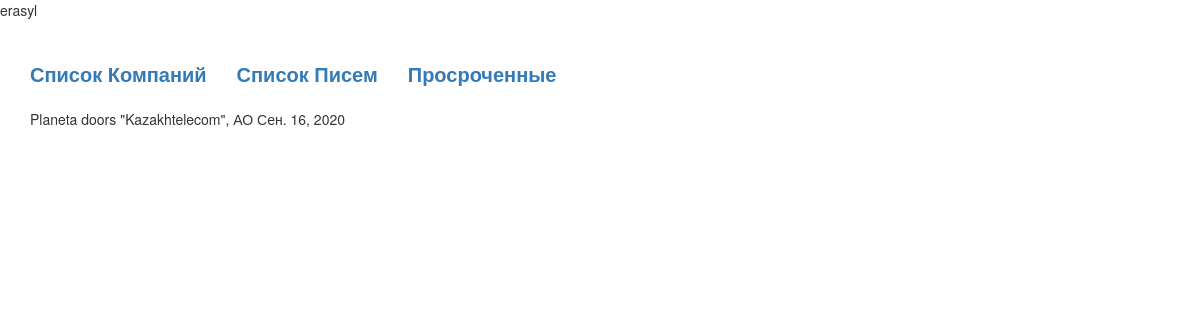
The page /expired_list/ (signed in) on the database as committed earlier.
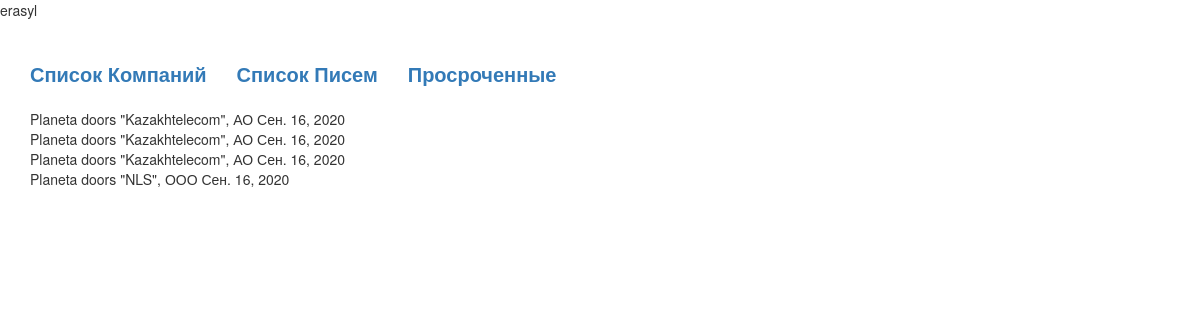
The same page on the database as committed later.
### blog/models.py (models this page shows, shortened)
class Dogovor(models.Model):
    created_at = models.DateField(auto_now_add=True, null=True,)
    init = models.ForeignKey(Worker, on_delete=models.CASCADE, verbose_name='Инициатор', default='')
    own_company = models.ForeignKey(OwnCompany, on_delete=models.CASCADE, null=True, verbose_name='Сторона 1')
    signer_one = models.CharField('Подписант 1', max_length=1, choices=signer_choice, default='1')
    side_two = models.ForeignKey(Entity, on_delete=models.CASCADE, null=True, verbose_name='Сторона 2', related_name='Side 2+')
    signer_two = models.CharField('Подписант 2', max_length=1, choices=signer_choice, default='1')
    side_three = models.ForeignKey(Entity, on_delete=models.CASCADE, null=True, blank=True, verbose_name='Сторона 3', related_name='Side 3+')
    signer_three = models.CharField('Подписант 3', max_length=1, choices=signer_choice, blank=True, default='1')
    number = models.IntegerField('Номер Договора')
    originity = models.CharField('Имеется Оригинал', max_length=1, choices=resident_choice, default='1')
    renew = models.CharField('Авто Продление', max_length=1, choices=resident_choice, default='1')
    date_start = models.DateField('Дата Договора', null=True)
    date_end = models.DateField('Окончание Договора', null=True)
    upload_file = models.FileField(null=True, blank=True, upload_to=file_path)
    subs = models.ForeignKey(Sub, on_delete=models.CASCADE, null=True, blank= True, verbose_name='Допника')
    status = models.CharField('Статус', max_length=20, default='current', editable=False)
    upload_file2 = models.FileField(null=True, blank=True, upload_to=file_path)
    upload_file3 = models.FileField(null=True, blank=True, upload_to=file_path)
    upload_file4 = models.FileField(null=True, blank=True, upload_to=file_path)
    upload_file5 = models.FileField(null=True, blank=True, upload_to=file_path)

class OwnCompany(models.Model):
    name = models.CharField('Название Юр. Лица', max_length=200)
    ebin = models.CharField('БИН РК', max_length=12, blank=True)
    def __str__(self):
        return self.name

class Entity(models.Model):
    name = models.CharField('Название Юр. Лица', max_length=200)
    side_one = models.CharField('Резидент РК', max_length=1, choices=resident_choice, default='1')
    ebin = models.CharField('БИН РК', max_length=12, blank=True)
    etype = models.CharField('Тип организаций', max_length=1, choices=entity_type)
    ebin2 = models.CharField('Иностранный Номер', max_length=200, blank=True)
    def __str__(self):
        return '"' + self.name +'", ' + self.get_etype_display()

### blog/views.py (the view)
# urls.py: path('expired_list/', views.expired_list, name='expired_list'),
def expired_list(request):
    dogovora = Dogovor.objects.all()
    now = datetime.now().date()
    spisok = []
    for dog in dogovora:
        if(now - dog.date_end >= now - now ):
            spisok.append(dog.id)
    dogovors = Dogovor.objects.filter(id__in = spisok)
    context = {
        'dogovors': dogovors
    }
    return render(request, 'blog/expired_list.html', context)

### blog/templates/blog/expired_list.html
{% extends 'blog/base.html' %}
{% block content %}
    {% for dogovor in dogovors %}
        {{ dogovor.own_company }}
        {{ dogovor.side_two }}
        {{ dogovor.date_end }} <br>
    {% endfor %}
{% endblock %}

Rows that differ between the two databases and show on the page:
added Dogovor: own_company "Planeta doors", side_two "\"Kazakhtelecom\", АО", date_end "Сен. 16, 2020"
added Dogovor: own_company "Planeta doors", side_two "\"Kazakhtelecom\", АО", date_end "Сен. 16, 2020"
added Dogovor: own_company "Planeta doors", side_two "\"NLS\", ООО", date_end "Сен. 16, 2020"
